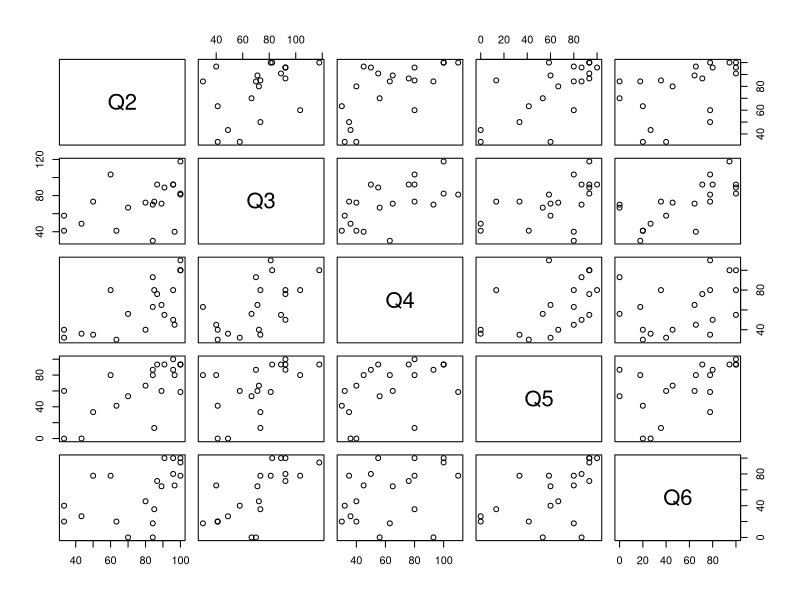
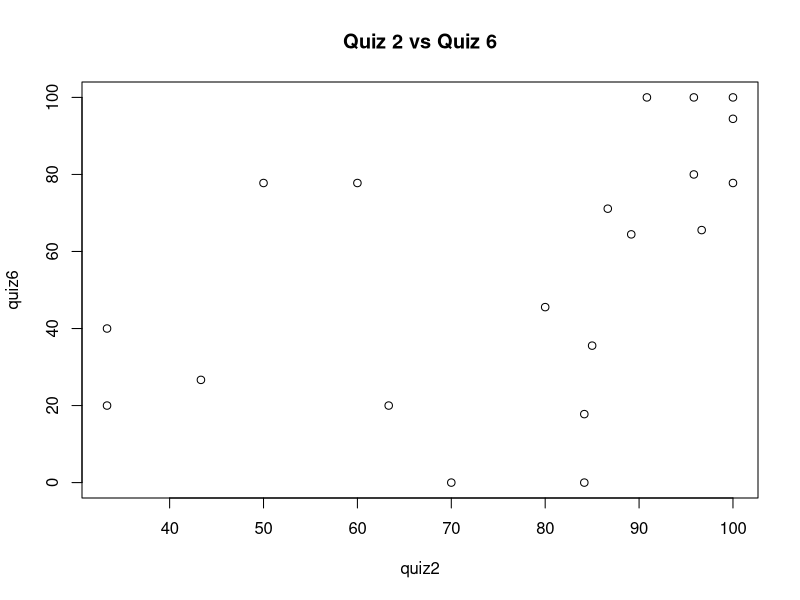
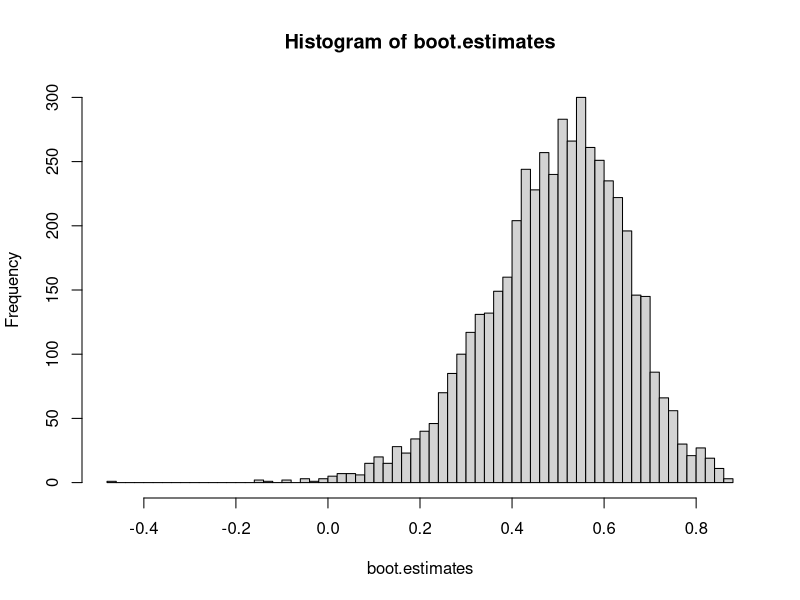

Write the R code that produced these figures, in order.
## ---- chunk 1
quiz <- read.csv('quiz.csv')
## ---- chunk 2
plot(quiz)
## ---- chunk 3
quiz2 <- quiz[,1]
quiz6 <- quiz[,5]
plot(quiz2, quiz6, main = "Quiz 2 vs Quiz 6")
## ---- chunk 4
?cor #Pearson correlation is the default for cor()
cor(quiz2, quiz6)
## ---- chunk 5
#' A function that generates bootstrap estimates of the Pearson correlation between two vectors.
#'
#' @param x A vector.
#' @param y A vector.
#' @param B The number of bootstrap estimates of the Pearson correlation with a default value of 2000.
#'
#' @returns The B boostrap estimates of the Pearson correlation.

bootstrap.cor <- function(x, y, B = 2000){
  samples.index <- replicate(B, sample(length(x), replace=TRUE))
  bootstrap.cors <- vector()
  for(i in 1:B){
  k <- samples.index[,i]
  bootstrap.cors[i] <- cor(x[k], y[k])
  }
  return(bootstrap.cors)
}

## ---- chunk 6
boot.estimates <- bootstrap.cor(x=quiz2, y=quiz6, B=5000)
hist(boot.estimates, breaks="FD")
## ---- chunk 7
quantile(boot.estimates, c(0.025,0.975))
cor.test(quiz2,quiz6, conf.level = 0.95)
## ---- chunk 8
cov.mat <- cov(quiz)
cov.mat
cov.mat[1,2] # (1,2) entry
cov(quiz2, quiz6) 
## ---- chunk 9
eigen.vals <- eigen(cov.mat)$values
eigen.vals
## ---- chunk 10
sum(eigen.vals) 
sum(diag(cov.mat))
## ---- chunk 11
eigenratio <- eigen.vals[1]/sum(eigen.vals)
eigenratio
## ---- chunk 12
#' A function that generates bootstrap estimates of the eigenratio useing the case resampling
#' bootstrap on a data frame.
#' 
#' @params mat A data frame.
#' @params B The number of bootstrap samples to generate, with a default value of 2000.
#'
#' @returns The B bootstrap estimates of the eigenratio.
bootstrap.eigenratio <- function(mat, B = 2000){
  vals <- replicate(B,mat[sample(1:nrow(mat), replace = TRUE),])
  return(vals)
}
bootstrap.eigenratio(quiz)
## ---- chunk 13
